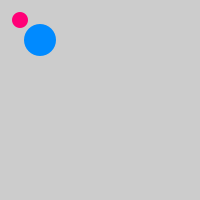
Frame 1 (no input)
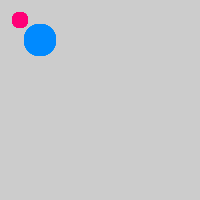
Frame 60 (the mouse pressed at the canvas centre just before this capture)
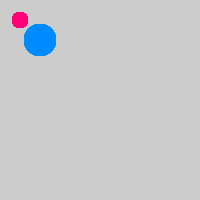
Frame 120 (the mouse held since frame 60 and released just before this capture)

The Processing sketch that drew these frames (run headless with seeded random() and noise(); from frame 60 on, the mouse is pressed at the canvas centre):

// Processing sketch: Day6_7_circleFunction
// ── Day6_7_circleFunction.pde
// More Functions!

void setup() {
  size(200,200);
  
}

void draw() {
  
  //calls on the draw circle function with the numbers shown in the parens
  drawCircle(20, 20, 16, color(255,0,119));
  
  //again, but new numbers
  drawCircle(40, 40, 32, color(0,138,255));
}

//notice this function has 4 variable inputs that are referenced within the brackets
void drawCircle(int circX, int circY, int diameter, color c) {
  
  noStroke();
  fill(c);
  ellipse(circX,circY,diameter,diameter);
  
}
